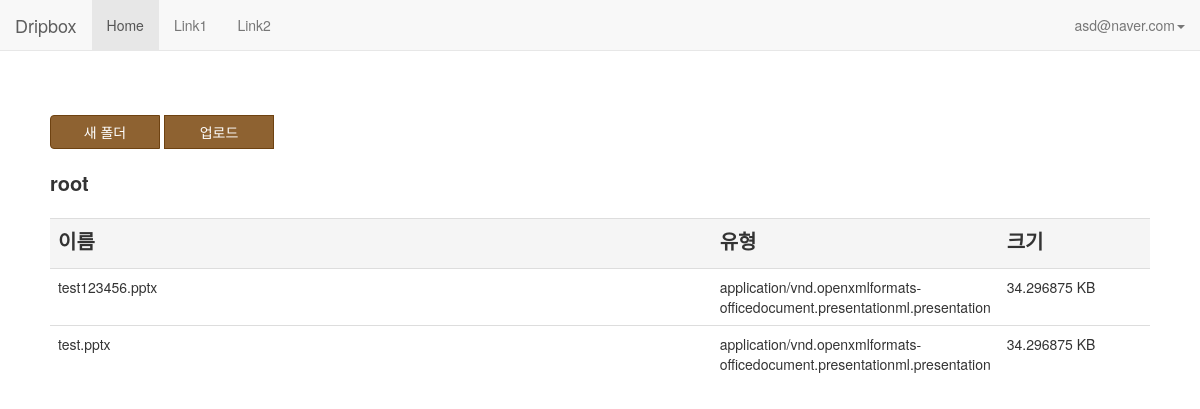
Page /home/ (signed in) on the committed database.
### app/models.py (models this page shows)
class File(models.Model):
    id = models.AutoField(primary_key=True, unique=True)
    name = models.CharField(max_length=20)
    type = models.CharField(max_length=20)
    size = models.CharField(max_length=20)
    parent = models.CharField(max_length=20)
    path = models.CharField(max_length=100)
    user = models.ForeignKey(User)

### app/views.py (the view, shortened to what this page needs)
# urls.py: url(r'^home/', home),
@csrf_exempt
def home(request):
    if "email" in request.session:
        sessionEmail = request.session["email"]
        if request.method == 'GET':
            path = "root"
            try:
                current = request.GET['id']
                path = File.objects.get(id=current).path
            except Exception as e:
                current = "root"
                print e
            folders = File.objects.select_related().filter(user=sessionEmail, parent=current, type='folder')
            files = File.objects.select_related().filter(user=sessionEmail, parent=current).exclude(type='folder')
            t = loader.get_template('home.html')
            c = Context({'email': sessionEmail, 'folders': folders, 'files': files, 'path': path},)
            return HttpResponse(t.render(c))
    else:
        t = loader.get_template('main.html')
        c = Context()
        return HttpResponse(t.render(c))

### templates/home.html (shortened to what this page needs)
<!DOCTYPE html>
<html>
<head>
    {% load staticfiles %}
    <link rel="stylesheet" href="{% static "css/lib/bootstrap.min.css" %}">
    <link rel="stylesheet" href="{% static "css/home.css" %}">
</head>
<body>
<div id="wrapper">
    <div id=topbar>
        <nav class="navbar navbar-default navbar-fixed-top" role="navigation">
            <div class="container-fluid">
                <div class="navbar-header">
                    <a class="navbar-brand" href="#">Dripbox</a>
                </div>
                <ul class="nav navbar-nav" id="topBar">
                    <li class="active"><a href="#">Home</a></li>
                    <li><a href="#">Link1</a></li>
                    <li><a href="#">Link2</a></li>
                </ul>
                <ul class="nav navbar-nav navbar-right">
                    <li class="dropdown">
                        <a href="#" class="dropdown-toggle" data-toggle="dropdown">{{ email }}<b class="caret"></b></a>
                    </li>
                </ul>
            </div>
        </nav>
    </div>
    <div class="btn-group btn-group-justified" id=buttonGroup >
        <button type="button" class="btn btn-block btn-brown" data-toggle="modal" data-target="#createModal" id="createModalBtn">새 폴더</button>
        <button type="button" class="btn btn-block btn-brown" data-toggle="modal" data-target="#uploadModal" id="uploadModalBtn">업로드</button>
    </div>
    <div id=pathDiv >
        <label id=filePath>{{ path }}</label>
    </div>
    <div id=fileList>
        <table class="table">
            <tr class="active">
                <td class="name"><strong>이름</strong></td>
                <td class="type"><strong>유형</strong></td>
                <td class="size"><strong>크기</strong></td>
            </tr>
            {% for item in files %}
                <tr class="file">
                    <td class="name">{{ item.name }}</td>
                    <td class="type">{{ item.type }}</td>
                    <td class="size"> {{ item.size }}</td>
                </tr>
            {% endfor %}
        </table>
    </div>
</div>
</body>
</html>

### static/css/home.css (style rules this page uses)
#wrapper { padding: 5% 0 0 0px; height: 100%; }
#buttonGroup { padding : 50px 50px 10px 50px; position: relative; }
#buttonGroup .btn { width : 10%; margin-right : 5px; margin-top: 5px; }
#pathDiv { padding : 10px 10px 5px 50px; position : relative; font-size : 20px; }
#fileList { margin : 10px 50px 10px 50px; }
.btn-brown { border-color: #6E4211; background-color: #8E6231; color : #ffffff; }
.table .active { font-size: 20px; height: 50px; }
.table tr { height: 35px; }
.table .name { width: 70%; }
.table .type { width: 15%; }
.table .size { width: 15%; }

### rows in the picture
File: name "test123456.pptx", type "application/vnd.openxmlformats-officedocument.presentationml.presentation", size "34.296875 KB"
File: name "test.pptx", type "application/vnd.openxmlformats-officedocument.presentationml.presentation", size "34.296875 KB"

### other values in the picture
{{ email }} "asd@naver.com"
{{ path }} "root"
